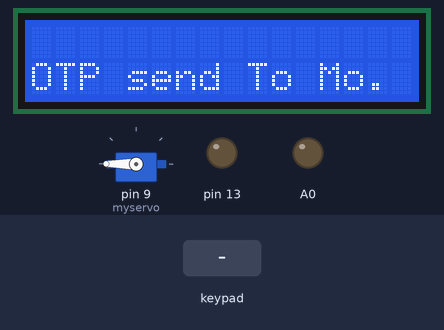
This sketch was run on a simulated Arduino Uno, built with avr-gcc and run on an emulated ATmega328P. Shown: 16×2 character LCD, servo, output pins drawn as LEDs (lit = HIGH). The inputs (shaded band) are chosen by the test bench. Random numbers use the default seed unless the sketch sets one; the modem accepts every AT command (registered, SIM ready, sends succeed) and sends nothing else.

Above: at 4.9 s.
5.0 s: key '*' pressed
At 15.6 s:
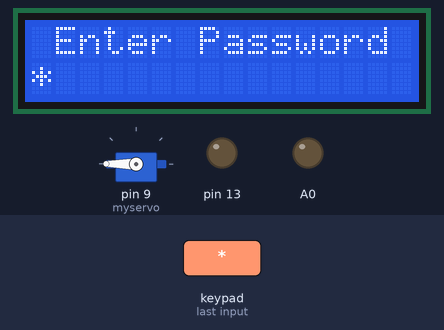
16.4 s: keypad keys 3 2 1 1 5 3 # pressed 0.4 s apart
At 19.5 s:
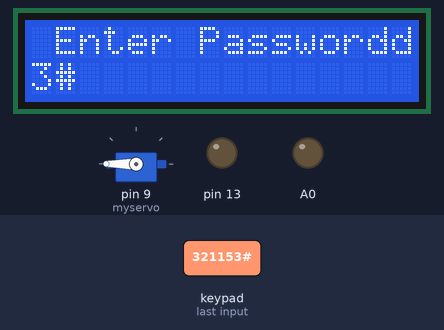
20.7 s: key '#' pressed
At 21.4 s:
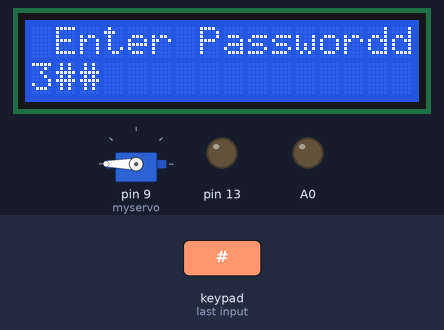
22.2 s: keypad keys 3 2 1 1 5 3 * pressed 0.4 s apart
At 25.6 s:
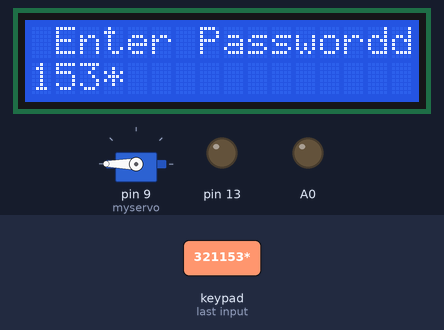
26.5 s: key 'A' pressed
At 27.1 s:
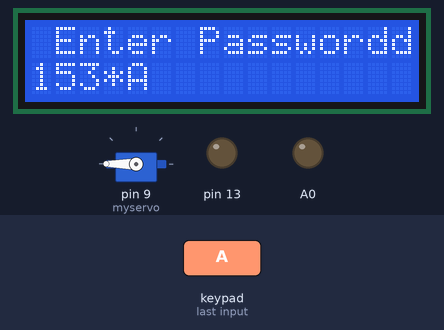
28.0 s: key '1' pressed
At 30.1 s:
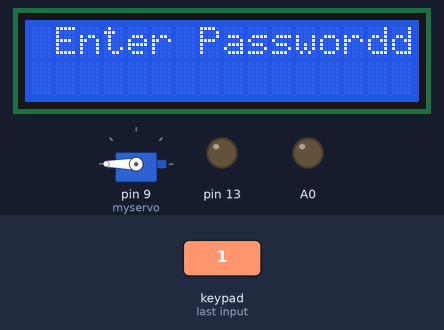
Timing chart, 0 to 31.5 s (numbered marks = the images above; inputs shaded):
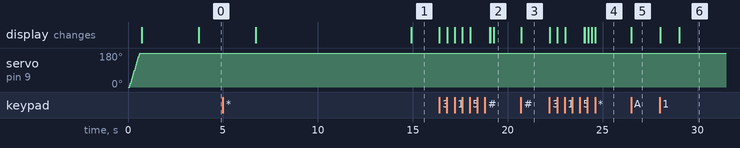

Measured:
- after the input at 16.4 s, the display: first changes at once (image 2 shows a later state)
- after the input at 20.7 s, the display: changes at once (image 3)
- after the input at 22.2 s, the display: first changes at once (image 4 shows a later state)
- after the input at 26.5 s, the display: changes at once (image 5)
- after the input at 28.0 s, the display: first changes at once (image 6 shows a later state)

The sketch:

pranita_songire_kalpesh.ino
```cpp
#include <Keypad.h>
#include <SoftwareSerial.h>
#include <Wire.h>// i2c LCD
#include <LiquidCrystal_I2C.h> // Library for LCD
LiquidCrystal_I2C lcd = LiquidCrystal_I2C(0x27, 20, 4);
#include <Servo.h>
SoftwareSerial mySerial(10,11);//tx rx

Servo myservo;
String pwd;
String str;
int str_len;
String Otp;
int otp_flag=0;
String otpp = "";
String numbers[6]={"321153", "212135", "999956", "543646", "995956", "543446"};
//LiquidCrystal lcd(A0, A1, A2, A3, A4, A5);

#define Password_Lenght 7 // Give enough room for six chars + NULL char

int pos = 0;    // variable to store the servo position

char Data[Password_Lenght]; // 6 is the number of chars it can hold + the null char = 7
char Master[Password_Lenght] = "123456";
byte data_count = 0, master_count = 0;
bool Pass_is_good;
char customKey;
int O_TP_FLAG=0;
const byte ROWS = 4;
const byte COLS = 4;
char keys[ROWS][COLS] = {
   {'1','4','7','*'},
   {'2','5','8','0'},
   {'3','6','9','#'},
   {'A','B','C','D'}
   };
bool door = true;

byte rowPins[ROWS] = {5, 4, 3, 2}; //connect to the row pinouts of the keypad
byte colPins[COLS] = {9, 8, 7, 6}; //connect to the column pinouts of the keypad


Keypad customKeypad( makeKeymap(keys), rowPins, colPins, ROWS, COLS); //initialize an instance of class NewKeypad


//---------------------------------------------------------------------------------void setup------------------------------------------------------------------------
   void setup()
    {
  pinMode(12, INPUT_PULLUP);
  pinMode(13, OUTPUT);
  pinMode(A0, OUTPUT);
    mySerial.begin(9600);
    lcd.init();
    lcd.backlight();
    lcd.setCursor(0, 0);
    lcd.clear();

  myservo.attach(9);
  ServoClose();

  lcd.begin(16, 2);
  lcd.print("Smart Vehicle ");
  lcd.setCursor(0, 1);
  lcd.print("--Locking et--");
  delay(3000);
  lcd.clear();
  }

//------------------------------------------------------------------------------------main program---------------------------------------------------------------------


     void loop()
     {


     if (O_TP_FLAG == 0)
     {
      otp();
      SendMessage();
      O_TP_FLAG=1;
     }
     if (door == 0)
     {
     customKey = customKeypad.getKey();

     if (customKey == '#')

      {
      lcd.clear();
      ServoClose();
      digitalWrite(13, LOW);
      digitalWrite(A0, LOW);
      lcd.print("  Vehicle Off");
      delay(3000);
      door = 1;
      O_TP_FLAG=0;
      }

      }

     else Open();
     }
  //-----------------------------------------------------------------------------------------void OTP------------------------------------------------------------------

      void otp()
      {
      otpp = numbers [random(0, 6)] ;
      Otp=otpp;
      Serial.println(otpp+"\n");
      lcd.clear();
      //lcd.print(Otp);

      lcd.setCursor(0, 1);
      lcd.print("OTP send To Mo.");
      delay(3000);
      lcd.clear();
      delay(5000);

  //-------------------------------------------------------------------void clear data--------------------------------------------------------------------------
     }
     void clearData()
     {
     while (data_count != 0)
     {    // This can be used for any array size,
     Data[data_count--] = 0; //clear array for new data
     }
     return;
     }

   //------------------------------------------------------------------------servo-------------------------------------------------------------------------------

      void ServoOpen()
      {
      for (pos = 180; pos >= 0; pos -= 5) { // goes from 0 degrees to 180 degrees
      // in steps of 1 degree
      myservo.write(pos);              // tell servo to go to position in variable 'pos'
      delay(15);                       // waits 15ms for the servo to reach the position
      }
      }

      void ServoClose()
      {
        digitalWrite(13, LOW);
        digitalWrite(A0, LOW);
      for (pos = 0; pos <= 180; pos += 5) { // goes from 180 degrees to 0 degrees
      myservo.write(pos);              // tell servo to go to position in variable 'pos'
      delay(15);                       // waits 15ms for the servo to reach the position
      }
      }

   //--------------------------------------------------------------------------------------void open--------------------------------------------------------------------

     void Open()
     {
     lcd.setCursor(0, 0);
     lcd.print(" Enter Password");

     customKey = customKeypad.getKey();
     if (customKey) // makes sure a key is actually pressed, equal to (customKey != NO_KEY)
     {
     Data[data_count] = customKey; // store char into data array
     lcd.setCursor(data_count, 1); // move cursor to show each new char
     lcd.print(Data[data_count]); // print char at said cursor
     data_count++; // increment data array by 1 to store new char, also keep track of the number of chars entered
     }

      if (data_count == Password_Lenght - 1) // if the array index is equal to the number of expected chars, compare data to master
      {
      str = Otp;
      str_len = str.length() + 1;
      char char_array[str_len];
      str.toCharArray(char_array, str_len);

      if (!strcmp(Data, char_array)) // equal to (strcmp(Data, Master) == 0)
      {
      lcd.clear();
      lcd.setCursor(0, 1);
      lcd.print("Face Detection");
      delay(6000);
      check();
      //ServoOpen();
      //lcd.print("  Vehicle ON");
      door = 0;
      }
      else
      {
      lcd.clear();
      lcd.print("  Wrong Password");
      delay(1000);
      door = 1;
      }
      clearData();
      }
      }
//-------------------------------------------------------------------------------------------send msg---------------------------------------------------------------------
      void SendMessage()
      {
      mySerial.println("AT+CMGF=1");    //Sets the GSM Module in Text Mode
      delay(1000);  // Delay of 1000 milli seconds or 1 second
      mySerial.println("AT+CMGS=\"+918766403908\"\r"); // Replace x with mobile number
      delay(1000);
      mySerial.println(Otp);// The SMS text you want to send
      delay(100);
      mySerial.println((char)26);// ASCII code of CTRL+Z
      delay(1000);
      }

//-----------------------------------------------------------------------------------motor----------------------------------------------------------------------------

     void check()
     {
      lcd.clear();
      lcd.print("  check loop");
      delay(1000);
      lcd.clear();
      delay(4000);
     int sensorVal = digitalRead(12);
     Serial.println(sensorVal);

     if (sensorVal == HIGH)
     {
     digitalWrite(13, LOW);
     digitalWrite(A0, LOW);
     ServoClose();
     lcd.print("  Vehicle off");

     }
     else
     {
     digitalWrite(13, HIGH);
     digitalWrite(A0, HIGH);
     ServoOpen();
     lcd.print("  Vehicle ON");
     }
     }


  //-----------------------------------------------------------------------------------END--------------------------------------------------------------------------------
```
